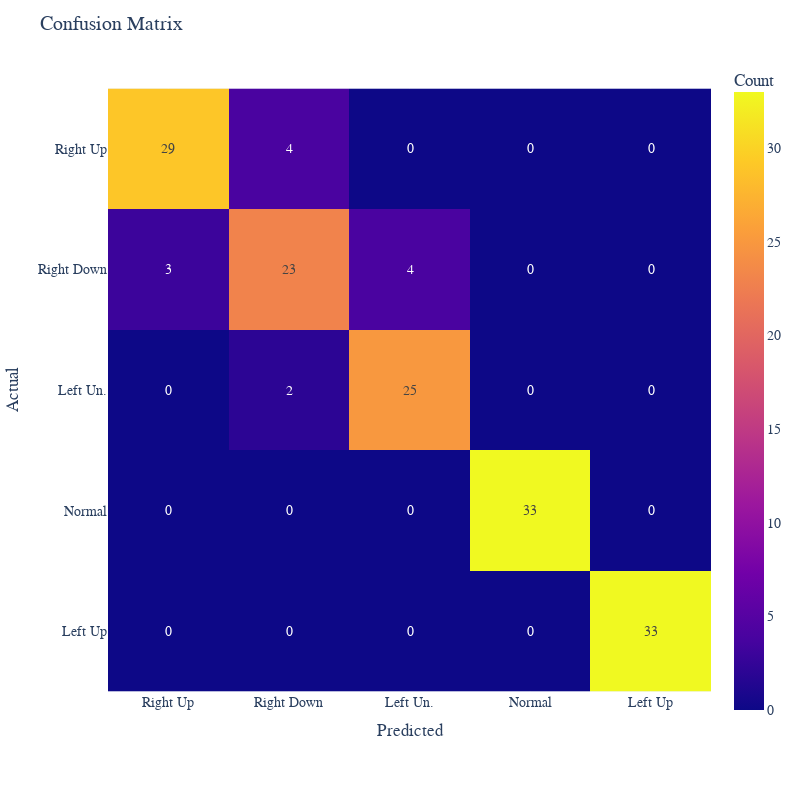

The notebook cell saved with this chart:
### Code cell
plot_cm(y, pred,'multi_rocket_cross')

### Figure 1 — Plotly figure (JSON) as saved in the notebook; plotly's stock layout.template omitted (floating-point values rounded to 4 significant figures)
{"data": [{"coloraxis": "coloraxis", "hovertemplate": "Predicted: %{x}<br>Actual: %{y}<br>Count: %{z}<extra></extra>", "name": "0", "texttemplate": "%{z}", "type": "heatmap", "x": ["Right Up", "Right Down", "Left Un.", "Normal", "Left Up"], "xaxis": "x", "y": ["Right Up", "Right Down", "Left Un.", "Normal", "Left Up"], "yaxis": "y", "z": [[29, 4, 0, 0, 0], [3, 23, 4, 0, 0], [0, 2, 25, 0, 0], [0, 0, 0, 33, 0], [0, 0, 0, 0, 33]]}], "layout": {"coloraxis": {"colorbar": {"title": {"text": "Count"}}, "colorscale": [[0, "#0d0887"], [0.1111, "#46039f"], [0.2222, "#7201a8"], [0.3333, "#9c179e"], [0.4444, "#bd3786"], [0.5556, "#d8576b"], [0.6667, "#ed7953"], [0.7778, "#fb9f3a"], [0.8889, "#fdca26"], [1, "#f0f921"]]}, "font": {"family": "Courier New, monospace", "size": 14}, "height": 800, "margin": {"t": 60}, "title": {"text": "Confusion Matrix"}, "width": 800, "xaxis": {"anchor": "y", "constrain": "domain", "domain": [0, 1], "nticks": 5, "scaleanchor": "y", "title": {"text": "Predicted"}}, "yaxis": {"anchor": "x", "autorange": "reversed", "constrain": "domain", "domain": [0, 1], "nticks": 5, "title": {"text": "Actual"}}}}
